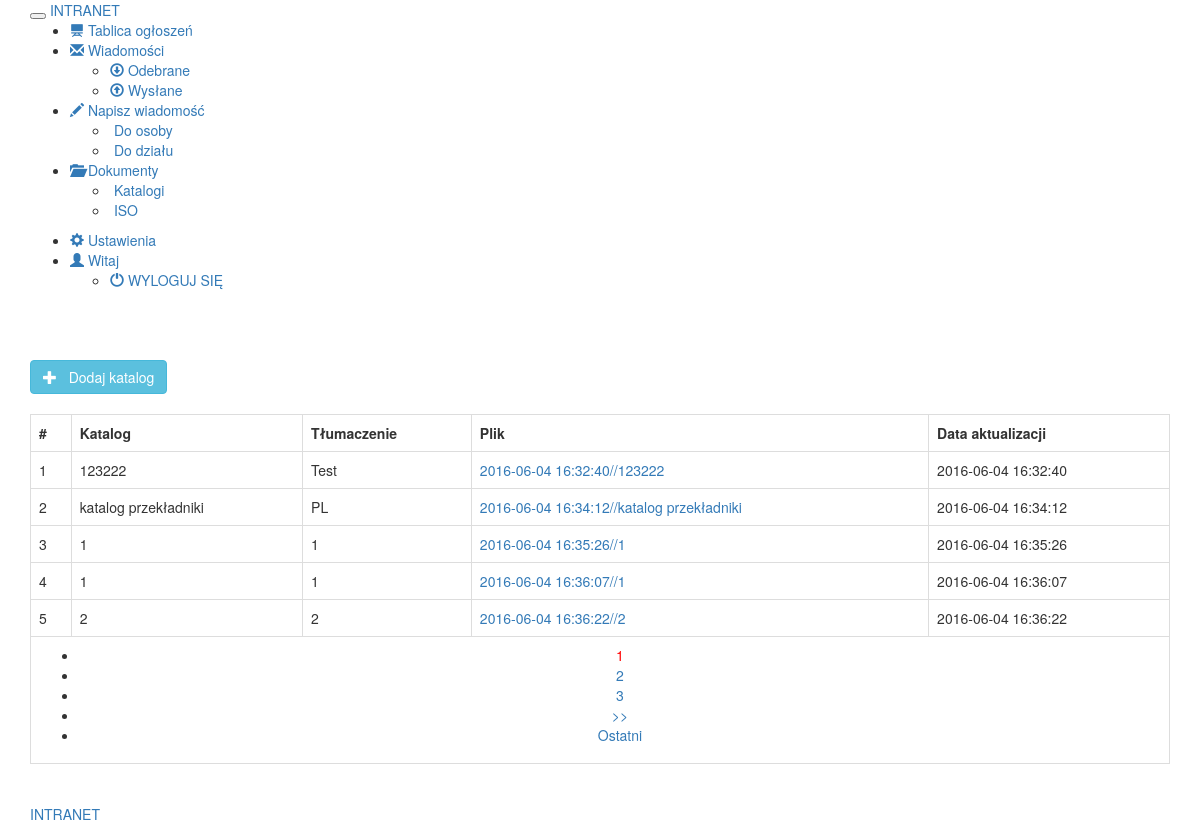
Page /katalog.php (signed in) on the committed database.
### tables this page shows
CREATE TABLE `katalog` (
  `id` int(11) NOT NULL,
  `katalog` varchar(250) NOT NULL,
  `tlumaczenie` varchar(250) NOT NULL,
  `plik` varchar(250) NOT NULL,
  `data` datetime NOT NULL
);

### katalog.class.php (the view, shortened to what this page needs)
<?php
class katalog
{
	private $conn;
	function __construct()
	{
		$database = new Database();
		$db = $database->dbConnection();
		$this->conn = $db;
	}
	public function dataview($query)
	{
		$stmt = $this->conn->prepare($query);
		$stmt->execute();
		if($stmt->rowCount()>0)
		{
			while($row=$stmt->fetch(PDO::FETCH_ASSOC))
			{
				?>
                <tr>
                <td><?php print($row['id']); ?></td>
                <td><?php print($row['katalog']); ?></td>
                <td><?php print($row['tlumaczenie']); ?></td>
                <td><a href='<?php print($row['plik']); ?>'><?php echo $row['data']."//".$row['katalog']; ?></a></td>
                <td><?php print($row['data']); ?></td>
                </tr>
                <?php
			}
		}
		else
		{
			?>
            <tr>
            <td>Brak danych...</td>
            </tr>
            <?php
		}
	}
	public function paginglink($query,$records_per_page)
	{
		$self = $_SERVER['PHP_SELF'];
		$stmt = $this->conn->prepare($query);
		$stmt->execute();
		$total_no_of_records = $stmt->rowCount();
		if($total_no_of_records > 0)
		{
			?><ul class="pagination"><?php
			$total_no_of_pages=ceil($total_no_of_records/$records_per_page);
			$current_page=1;
			for($i=1;$i<=$total_no_of_pages;$i++)
			{
				if($i==$current_page)
				{
					echo "<li><a href='".$self."?page_no=".$i."' style='color:red;'>".$i."</a></li>";
				}
				else
				{
					echo "<li><a href='".$self."?page_no=".$i."'>".$i."</a></li>";
				}
			}
			if($current_page!=$total_no_of_pages)
			{
				$next=$current_page+1;
				echo "<li><a href='".$self."?page_no=".$next."'>>></a></li>";
				echo "<li><a href='".$self."?page_no=".$total_no_of_pages."'>Ostatni</a></li>";
			}
			?></ul><?php
		}
	}
}

### rows in the picture
katalog: id "1", katalog "123222", tlumaczenie "Test", data "2016-06-04 16:32:40"
katalog: id "2", katalog "katalog przekładniki", tlumaczenie "PL", data "2016-06-04 16:34:12"
katalog: id "3", katalog "1", tlumaczenie "1", data "2016-06-04 16:35:26"
katalog: id "4", katalog "1", tlumaczenie "1", data "2016-06-04 16:36:07"
katalog: id "5", katalog "2", tlumaczenie "2", data "2016-06-04 16:36:22"
